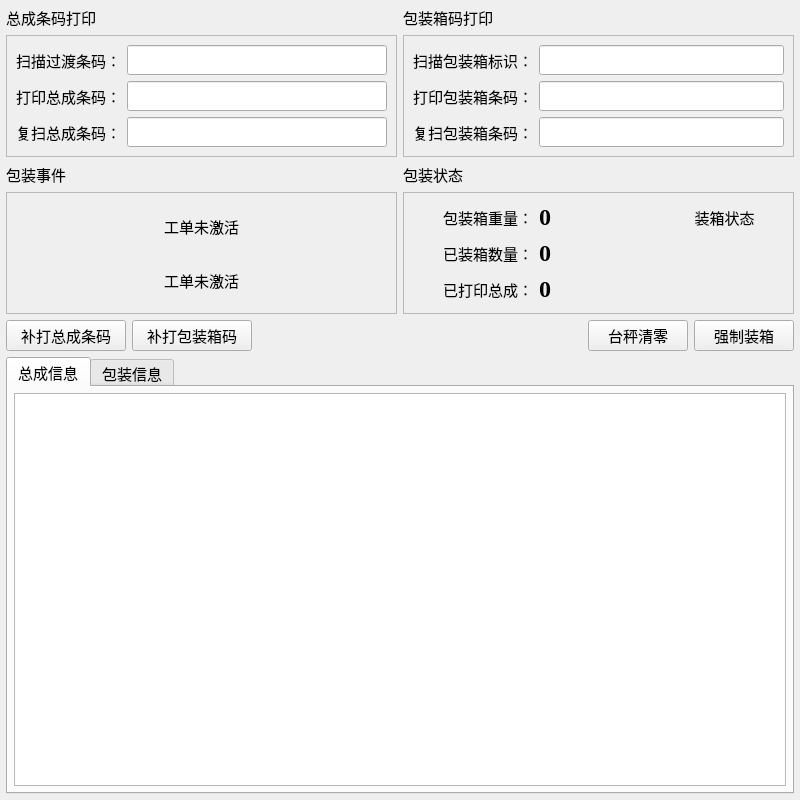
<?xml version="1.0" encoding="UTF-8"?>
<ui version="4.0">
 <class>WidgetAssemblyControl</class>
 <widget class="QWidget" name="WidgetAssemblyControl">
  <property name="geometry">
   <rect>
    <x>0</x>
    <y>0</y>
    <width>800</width>
    <height>800</height>
   </rect>
  </property>
  <property name="windowTitle">
   <string>Form</string>
  </property>
  <layout class="QVBoxLayout" name="verticalLayout">
   <property name="leftMargin">
    <number>6</number>
   </property>
   <property name="topMargin">
    <number>6</number>
   </property>
   <property name="rightMargin">
    <number>6</number>
   </property>
   <property name="bottomMargin">
    <number>6</number>
   </property>
   <item>
    <layout class="QGridLayout" name="gridLayout_6">
     <item row="2" column="1">
      <widget class="QLabel" name="labelPackageState">
       <property name="font">
        <font>
         <pointsize>11</pointsize>
        </font>
       </property>
       <property name="text">
        <string>包装状态</string>
       </property>
      </widget>
     </item>
     <item row="0" column="1">
      <widget class="QLabel" name="labelPackagePrint">
       <property name="font">
        <font>
         <pointsize>11</pointsize>
        </font>
       </property>
       <property name="text">
        <string>包装箱码打印</string>
       </property>
      </widget>
     </item>
     <item row="0" column="0">
      <widget class="QLabel" name="labelAssemblyPrint">
       <property name="font">
        <font>
         <pointsize>11</pointsize>
        </font>
       </property>
       <property name="text">
        <string>总成条码打印</string>
       </property>
      </widget>
     </item>
     <item row="1" column="1">
      <widget class="QFrame" name="framePrintPackage">
       <property name="font">
        <font>
         <pointsize>11</pointsize>
        </font>
       </property>
       <property name="frameShape">
        <enum>QFrame::StyledPanel</enum>
       </property>
       <layout class="QGridLayout" name="gridLayout_3">
        <item row="0" column="0">
         <widget class="QLabel" name="labelScanMarker">
          <property name="minimumSize">
           <size>
            <width>120</width>
            <height>29</height>
           </size>
          </property>
          <property name="text">
           <string>扫描包装箱标识：</string>
          </property>
         </widget>
        </item>
        <item row="0" column="1">
         <widget class="QLineEdit" name="editScanMarker">
          <property name="minimumSize">
           <size>
            <width>0</width>
            <height>29</height>
           </size>
          </property>
          <property name="palette">
           <palette>
            <active>
             <colorrole role="Text">
              <brush brushstyle="SolidPattern">
               <color alpha="255">
                <red>0</red>
                <green>0</green>
                <blue>0</blue>
               </color>
              </brush>
             </colorrole>
            </active>
            <inactive>
             <colorrole role="Text">
              <brush brushstyle="SolidPattern">
               <color alpha="255">
                <red>0</red>
                <green>0</green>
                <blue>0</blue>
               </color>
              </brush>
             </colorrole>
            </inactive>
            <disabled>
             <colorrole role="Text">
              <brush brushstyle="SolidPattern">
               <color alpha="255">
                <red>0</red>
                <green>0</green>
                <blue>0</blue>
               </color>
              </brush>
             </colorrole>
            </disabled>
           </palette>
          </property>
          <property name="font">
           <font>
            <family>Consolas</family>
            <pointsize>14</pointsize>
           </font>
          </property>
         </widget>
        </item>
        <item row="1" column="0">
         <widget class="QLabel" name="labelPrintPackage">
          <property name="minimumSize">
           <size>
            <width>120</width>
            <height>29</height>
           </size>
          </property>
          <property name="text">
           <string>打印包装箱条码：</string>
          </property>
         </widget>
        </item>
        <item row="1" column="1">
         <widget class="QLineEdit" name="editPrintPackage">
          <property name="minimumSize">
           <size>
            <width>0</width>
            <height>29</height>
           </size>
          </property>
          <property name="palette">
           <palette>
            <active>
             <colorrole role="Text">
              <brush brushstyle="SolidPattern">
               <color alpha="255">
                <red>0</red>
                <green>0</green>
                <blue>0</blue>
               </color>
              </brush>
             </colorrole>
            </active>
            <inactive>
             <colorrole role="Text">
              <brush brushstyle="SolidPattern">
               <color alpha="255">
                <red>0</red>
                <green>0</green>
                <blue>0</blue>
               </color>
              </brush>
             </colorrole>
            </inactive>
            <disabled>
             <colorrole role="Text">
              <brush brushstyle="SolidPattern">
               <color alpha="255">
                <red>0</red>
                <green>0</green>
                <blue>0</blue>
               </color>
              </brush>
             </colorrole>
            </disabled>
           </palette>
          </property>
          <property name="font">
           <font>
            <family>Consolas</family>
            <pointsize>14</pointsize>
           </font>
          </property>
         </widget>
        </item>
        <item row="2" column="0">
         <widget class="QLabel" name="labelRescanPackage">
          <property name="minimumSize">
           <size>
            <width>120</width>
            <height>29</height>
           </size>
          </property>
          <property name="text">
           <string>复扫包装箱条码：</string>
          </property>
         </widget>
        </item>
        <item row="2" column="1">
         <widget class="QLineEdit" name="editRescanPackage">
          <property name="minimumSize">
           <size>
            <width>0</width>
            <height>29</height>
           </size>
          </property>
          <property name="palette">
           <palette>
            <active>
             <colorrole role="Text">
              <brush brushstyle="SolidPattern">
               <color alpha="255">
                <red>0</red>
                <green>0</green>
                <blue>0</blue>
               </color>
              </brush>
             </colorrole>
            </active>
            <inactive>
             <colorrole role="Text">
              <brush brushstyle="SolidPattern">
               <color alpha="255">
                <red>0</red>
                <green>0</green>
                <blue>0</blue>
               </color>
              </brush>
             </colorrole>
            </inactive>
            <disabled>
             <colorrole role="Text">
              <brush brushstyle="SolidPattern">
               <color alpha="255">
                <red>0</red>
                <green>0</green>
                <blue>0</blue>
               </color>
              </brush>
             </colorrole>
            </disabled>
           </palette>
          </property>
          <property name="font">
           <font>
            <family>Consolas</family>
            <pointsize>14</pointsize>
           </font>
          </property>
         </widget>
        </item>
       </layout>
       <zorder>editScanMarker</zorder>
       <zorder>labelPrintPackage</zorder>
       <zorder>editPrintPackage</zorder>
       <zorder>labelRescanPackage</zorder>
       <zorder>editRescanPackage</zorder>
       <zorder>labelScanMarker</zorder>
      </widget>
     </item>
     <item row="1" column="0">
      <widget class="QFrame" name="framePrintAssembly">
       <property name="font">
        <font>
         <pointsize>11</pointsize>
        </font>
       </property>
       <property name="frameShape">
        <enum>QFrame::StyledPanel</enum>
       </property>
       <layout class="QGridLayout" name="gridLayout" columnstretch="0,0">
        <item row="0" column="1">
         <widget class="QLineEdit" name="editScanTransfer">
          <property name="minimumSize">
           <size>
            <width>0</width>
            <height>29</height>
           </size>
          </property>
          <property name="palette">
           <palette>
            <active>
             <colorrole role="Text">
              <brush brushstyle="SolidPattern">
               <color alpha="255">
                <red>0</red>
                <green>0</green>
                <blue>0</blue>
               </color>
              </brush>
             </colorrole>
            </active>
            <inactive>
             <colorrole role="Text">
              <brush brushstyle="SolidPattern">
               <color alpha="255">
                <red>0</red>
                <green>0</green>
                <blue>0</blue>
               </color>
              </brush>
             </colorrole>
            </inactive>
            <disabled>
             <colorrole role="Text">
              <brush brushstyle="SolidPattern">
               <color alpha="255">
                <red>0</red>
                <green>0</green>
                <blue>0</blue>
               </color>
              </brush>
             </colorrole>
            </disabled>
           </palette>
          </property>
          <property name="font">
           <font>
            <family>Consolas</family>
            <pointsize>14</pointsize>
           </font>
          </property>
         </widget>
        </item>
        <item row="2" column="0">
         <widget class="QLabel" name="labelRescanAssembly">
          <property name="minimumSize">
           <size>
            <width>0</width>
            <height>29</height>
           </size>
          </property>
          <property name="text">
           <string>复扫总成条码：</string>
          </property>
         </widget>
        </item>
        <item row="1" column="0">
         <widget class="QLabel" name="labelPrintAssembly">
          <property name="minimumSize">
           <size>
            <width>0</width>
            <height>29</height>
           </size>
          </property>
          <property name="text">
           <string>打印总成条码：</string>
          </property>
         </widget>
        </item>
        <item row="2" column="1">
         <widget class="QLineEdit" name="editRescanAssembly">
          <property name="minimumSize">
           <size>
            <width>0</width>
            <height>29</height>
           </size>
          </property>
          <property name="palette">
           <palette>
            <active>
             <colorrole role="Text">
              <brush brushstyle="SolidPattern">
               <color alpha="255">
                <red>0</red>
                <green>0</green>
                <blue>0</blue>
               </color>
              </brush>
             </colorrole>
            </active>
            <inactive>
             <colorrole role="Text">
              <brush brushstyle="SolidPattern">
               <color alpha="255">
                <red>0</red>
                <green>0</green>
                <blue>0</blue>
               </color>
              </brush>
             </colorrole>
            </inactive>
            <disabled>
             <colorrole role="Text">
              <brush brushstyle="SolidPattern">
               <color alpha="255">
                <red>0</red>
                <green>0</green>
                <blue>0</blue>
               </color>
              </brush>
             </colorrole>
            </disabled>
           </palette>
          </property>
          <property name="font">
           <font>
            <family>Consolas</family>
            <pointsize>14</pointsize>
           </font>
          </property>
         </widget>
        </item>
        <item row="1" column="1">
         <widget class="QLineEdit" name="editPrintAssembly">
          <property name="minimumSize">
           <size>
            <width>0</width>
            <height>29</height>
           </size>
          </property>
          <property name="palette">
           <palette>
            <active>
             <colorrole role="Text">
              <brush brushstyle="SolidPattern">
               <color alpha="255">
                <red>0</red>
                <green>0</green>
                <blue>0</blue>
               </color>
              </brush>
             </colorrole>
            </active>
            <inactive>
             <colorrole role="Text">
              <brush brushstyle="SolidPattern">
               <color alpha="255">
                <red>0</red>
                <green>0</green>
                <blue>0</blue>
               </color>
              </brush>
             </colorrole>
            </inactive>
            <disabled>
             <colorrole role="Text">
              <brush brushstyle="SolidPattern">
               <color alpha="255">
                <red>0</red>
                <green>0</green>
                <blue>0</blue>
               </color>
              </brush>
             </colorrole>
            </disabled>
           </palette>
          </property>
          <property name="font">
           <font>
            <family>Consolas</family>
            <pointsize>14</pointsize>
           </font>
          </property>
         </widget>
        </item>
        <item row="0" column="0">
         <widget class="QLabel" name="labelScanTransfer">
          <property name="minimumSize">
           <size>
            <width>0</width>
            <height>29</height>
           </size>
          </property>
          <property name="text">
           <string>扫描过渡条码：</string>
          </property>
         </widget>
        </item>
       </layout>
      </widget>
     </item>
     <item row="3" column="1">
      <widget class="QFrame" name="framePackageInfo">
       <property name="font">
        <font>
         <pointsize>11</pointsize>
        </font>
       </property>
       <property name="frameShape">
        <enum>QFrame::StyledPanel</enum>
       </property>
       <layout class="QGridLayout" name="gridLayout_2">
        <item row="1" column="0">
         <widget class="QLabel" name="labelPackageCount">
          <property name="minimumSize">
           <size>
            <width>120</width>
            <height>30</height>
           </size>
          </property>
          <property name="text">
           <string>已装箱数量：</string>
          </property>
          <property name="alignment">
           <set>Qt::AlignRight|Qt::AlignTrailing|Qt::AlignVCenter</set>
          </property>
         </widget>
        </item>
        <item row="0" column="0">
         <widget class="QLabel" name="labelPackageWeight">
          <property name="minimumSize">
           <size>
            <width>120</width>
            <height>30</height>
           </size>
          </property>
          <property name="text">
           <string>包装箱重量：</string>
          </property>
          <property name="alignment">
           <set>Qt::AlignRight|Qt::AlignTrailing|Qt::AlignVCenter</set>
          </property>
         </widget>
        </item>
        <item row="2" column="0">
         <widget class="QLabel" name="labelAssemblyCount">
          <property name="minimumSize">
           <size>
            <width>120</width>
            <height>30</height>
           </size>
          </property>
          <property name="text">
           <string>已打印总成：</string>
          </property>
          <property name="alignment">
           <set>Qt::AlignRight|Qt::AlignTrailing|Qt::AlignVCenter</set>
          </property>
         </widget>
        </item>
        <item row="0" column="2">
         <widget class="QLabel" name="labelPackageStatus">
          <property name="sizePolicy">
           <sizepolicy hsizetype="Expanding" vsizetype="Preferred">
            <horstretch>0</horstretch>
            <verstretch>0</verstretch>
           </sizepolicy>
          </property>
          <property name="minimumSize">
           <size>
            <width>80</width>
            <height>30</height>
           </size>
          </property>
          <property name="text">
           <string>装箱状态</string>
          </property>
          <property name="alignment">
           <set>Qt::AlignCenter</set>
          </property>
         </widget>
        </item>
        <item row="1" column="2" rowspan="2">
         <widget class="QLabel" name="imgPackageStatus">
          <property name="text">
           <string/>
          </property>
          <property name="pixmap">
           <pixmap resource="../PCS.qrc">:/images/pngs/circle_grey.png</pixmap>
          </property>
          <property name="alignment">
           <set>Qt::AlignCenter</set>
          </property>
         </widget>
        </item>
        <item row="0" column="1">
         <widget class="QLabel" name="valuePackageWeight">
          <property name="minimumSize">
           <size>
            <width>120</width>
            <height>30</height>
           </size>
          </property>
          <property name="font">
           <font>
            <family>Times New Roman</family>
            <pointsize>18</pointsize>
            <weight>75</weight>
            <bold>true</bold>
           </font>
          </property>
          <property name="text">
           <string>0</string>
          </property>
         </widget>
        </item>
        <item row="1" column="1">
         <widget class="QLabel" name="valuePackageCount">
          <property name="minimumSize">
           <size>
            <width>120</width>
            <height>30</height>
           </size>
          </property>
          <property name="font">
           <font>
            <family>Times New Roman</family>
            <pointsize>18</pointsize>
            <weight>75</weight>
            <bold>true</bold>
           </font>
          </property>
          <property name="text">
           <string>0</string>
          </property>
         </widget>
        </item>
        <item row="2" column="1">
         <widget class="QLabel" name="valueAssemblyCount">
          <property name="minimumSize">
           <size>
            <width>120</width>
            <height>30</height>
           </size>
          </property>
          <property name="font">
           <font>
            <family>Times New Roman</family>
            <pointsize>18</pointsize>
            <weight>75</weight>
            <bold>true</bold>
           </font>
          </property>
          <property name="text">
           <string>0</string>
          </property>
         </widget>
        </item>
       </layout>
      </widget>
     </item>
     <item row="2" column="0">
      <widget class="QLabel" name="labelPackageEvent">
       <property name="font">
        <font>
         <pointsize>11</pointsize>
        </font>
       </property>
       <property name="text">
        <string>包装事件</string>
       </property>
      </widget>
     </item>
     <item row="3" column="0">
      <widget class="QFrame" name="frameBarcodeInfo">
       <property name="font">
        <font>
         <pointsize>11</pointsize>
        </font>
       </property>
       <property name="frameShape">
        <enum>QFrame::StyledPanel</enum>
       </property>
       <layout class="QGridLayout" name="gridLayout_5">
        <item row="0" column="0">
         <widget class="QLabel" name="labelScanResult">
          <property name="font">
           <font>
            <pointsize>11</pointsize>
           </font>
          </property>
          <property name="text">
           <string>工单未激活</string>
          </property>
          <property name="alignment">
           <set>Qt::AlignCenter</set>
          </property>
         </widget>
        </item>
        <item row="1" column="0">
         <widget class="QLabel" name="labelScanRemind">
          <property name="font">
           <font>
            <pointsize>11</pointsize>
           </font>
          </property>
          <property name="text">
           <string>工单未激活</string>
          </property>
          <property name="alignment">
           <set>Qt::AlignCenter</set>
          </property>
         </widget>
        </item>
       </layout>
      </widget>
     </item>
    </layout>
   </item>
   <item>
    <layout class="QHBoxLayout" name="horizontalLayout">
     <item>
      <widget class="QPushButton" name="buttonReprintAssembly">
       <property name="minimumSize">
        <size>
         <width>120</width>
         <height>30</height>
        </size>
       </property>
       <property name="font">
        <font>
         <pointsize>11</pointsize>
        </font>
       </property>
       <property name="text">
        <string>补打总成条码</string>
       </property>
       <property name="icon">
        <iconset resource="../PCS.qrc">
         <normaloff>:/images/pngs/label_print.png</normaloff>:/images/pngs/label_print.png</iconset>
       </property>
       <property name="iconSize">
        <size>
         <width>20</width>
         <height>20</height>
        </size>
       </property>
      </widget>
     </item>
     <item>
      <widget class="QPushButton" name="buttonReprintPackage">
       <property name="minimumSize">
        <size>
         <width>120</width>
         <height>30</height>
        </size>
       </property>
       <property name="font">
        <font>
         <pointsize>11</pointsize>
        </font>
       </property>
       <property name="text">
        <string>补打包装箱码</string>
       </property>
       <property name="icon">
        <iconset resource="../PCS.qrc">
         <normaloff>:/images/pngs/label_print.png</normaloff>:/images/pngs/label_print.png</iconset>
       </property>
       <property name="iconSize">
        <size>
         <width>20</width>
         <height>20</height>
        </size>
       </property>
      </widget>
     </item>
     <item>
      <spacer name="horizontalSpacer">
       <property name="orientation">
        <enum>Qt::Horizontal</enum>
       </property>
       <property name="sizeHint" stdset="0">
        <size>
         <width>40</width>
         <height>20</height>
        </size>
       </property>
      </spacer>
     </item>
     <item>
      <widget class="QPushButton" name="buttonScaleMeasure">
       <property name="minimumSize">
        <size>
         <width>100</width>
         <height>30</height>
        </size>
       </property>
       <property name="font">
        <font>
         <pointsize>11</pointsize>
        </font>
       </property>
       <property name="text">
        <string>台秤清零</string>
       </property>
       <property name="icon">
        <iconset resource="../PCS.qrc">
         <normaloff>:/images/pngs/balance_zero.png</normaloff>:/images/pngs/balance_zero.png</iconset>
       </property>
       <property name="iconSize">
        <size>
         <width>20</width>
         <height>20</height>
        </size>
       </property>
      </widget>
     </item>
     <item>
      <widget class="QPushButton" name="buttonForcePackage">
       <property name="minimumSize">
        <size>
         <width>100</width>
         <height>30</height>
        </size>
       </property>
       <property name="font">
        <font>
         <pointsize>11</pointsize>
        </font>
       </property>
       <property name="text">
        <string>强制装箱</string>
       </property>
       <property name="icon">
        <iconset resource="../PCS.qrc">
         <normaloff>:/images/pngs/force_package.png</normaloff>:/images/pngs/force_package.png</iconset>
       </property>
       <property name="iconSize">
        <size>
         <width>20</width>
         <height>20</height>
        </size>
       </property>
      </widget>
     </item>
    </layout>
   </item>
   <item>
    <widget class="QTabWidget" name="tabWidget">
     <property name="font">
      <font>
       <pointsize>11</pointsize>
      </font>
     </property>
     <property name="currentIndex">
      <number>0</number>
     </property>
     <property name="iconSize">
      <size>
       <width>20</width>
       <height>20</height>
      </size>
     </property>
     <widget class="QWidget" name="tabAssembly">
      <attribute name="icon">
       <iconset resource="../PCS.qrc">
        <normaloff>:/images/pngs/product_info.png</normaloff>:/images/pngs/product_info.png</iconset>
      </attribute>
      <attribute name="title">
       <string>总成信息</string>
      </attribute>
      <layout class="QVBoxLayout" name="verticalLayout_2">
       <property name="leftMargin">
        <number>6</number>
       </property>
       <property name="topMargin">
        <number>6</number>
       </property>
       <property name="rightMargin">
        <number>6</number>
       </property>
       <property name="bottomMargin">
        <number>6</number>
       </property>
       <item>
        <widget class="QTableWidget" name="tableAssembly"/>
       </item>
      </layout>
     </widget>
     <widget class="QWidget" name="tabPackage">
      <attribute name="icon">
       <iconset resource="../PCS.qrc">
        <normaloff>:/images/pngs/package_info.png</normaloff>:/images/pngs/package_info.png</iconset>
      </attribute>
      <attribute name="title">
       <string>包装信息</string>
      </attribute>
      <layout class="QHBoxLayout" name="horizontalLayout_2">
       <property name="leftMargin">
        <number>6</number>
       </property>
       <property name="topMargin">
        <number>6</number>
       </property>
       <property name="rightMargin">
        <number>6</number>
       </property>
       <property name="bottomMargin">
        <number>6</number>
       </property>
       <item>
        <widget class="QTableWidget" name="tablePackage"/>
       </item>
      </layout>
     </widget>
    </widget>
   </item>
  </layout>
 </widget>
 <tabstops>
  <tabstop>editRescanAssembly</tabstop>
  <tabstop>editScanMarker</tabstop>
  <tabstop>editPrintPackage</tabstop>
  <tabstop>editRescanPackage</tabstop>
  <tabstop>tableAssembly</tabstop>
 </tabstops>
 <resources>
  <include location="../PCS.qrc"/>
 </resources>
 <connections/>
</ui>
